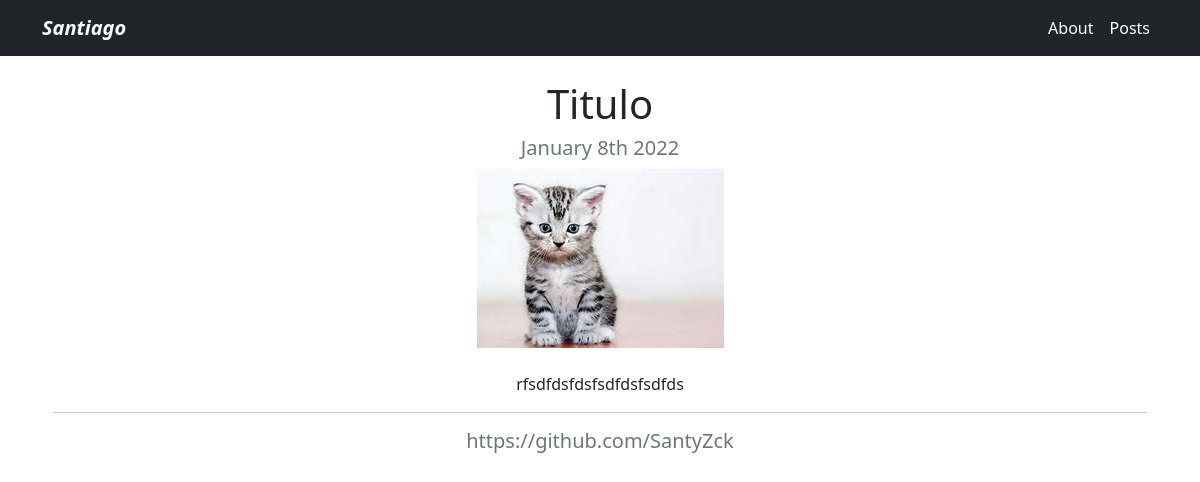
The page /blog/1 on the database its author committed.
### Blog/models.py (models this page shows)
class Post(models.Model):
	title = models.CharField(max_length=100)
	description = models.TextField()
	image = models.ImageField(upload_to='Blog/images')
	url = models.CharField(max_length=50)
	date = models.DateField(datetime.date.today)

### Blog/views.py (the view)
# urls.py: path('<int:post_id>', views.post_detail, name='post_detail')
def post_detail(request, post_id):
	post = get_object_or_404(Post, pk=post_id)
	return render(request, 'post.html', {'post': post})

### Blog/templates/post.html
{% extends 'layout.html' %}
{% block content %}
<div class="text-center">
	<h1>{{post.title}}</h1>
	<h2 class="my-2 h5 text-muted">{{post.date|date:'F jS Y'}}</h2>
	<img src="{{post.image.url}}" alt="{{post.title}}" class="img-fluid">
	<div class="my-4">
		{{post.description|safe}}<hr>
	<h2 class="my-2 h5 text-muted">{{post.url}}</h2>
	</div>
</div>
{% endblock %}

### rows shown on the page
Post: title "Titulo", date "January 8th 2022", image (picture), description "rfsdfdsfdsfsdfdsfsdfds", url "https://github.com/SantyZck"
